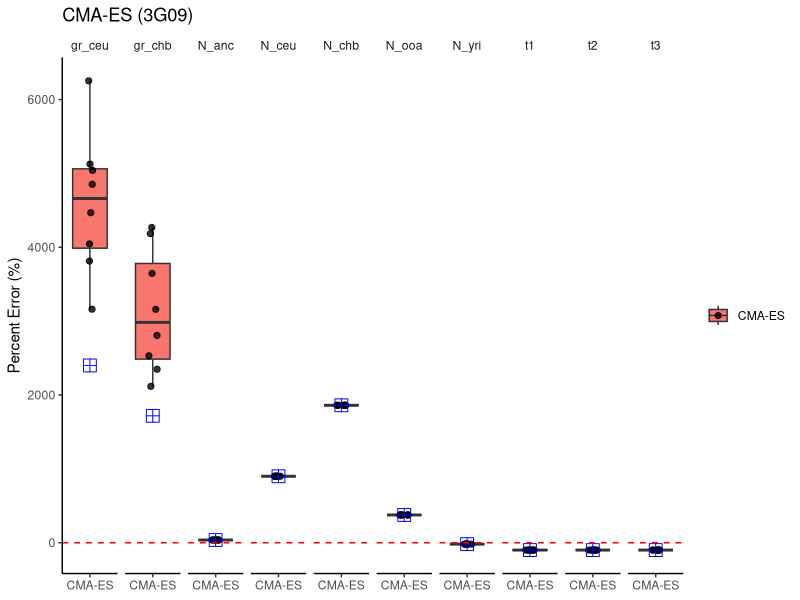
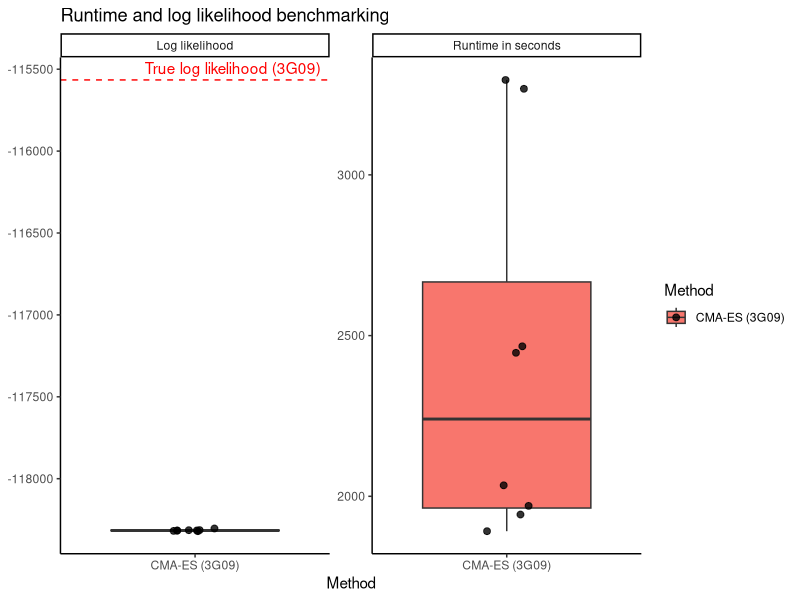
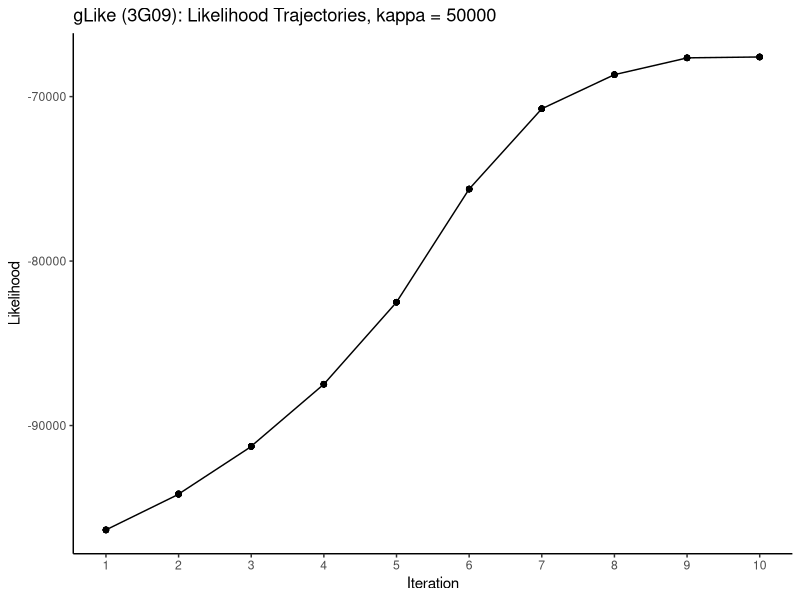
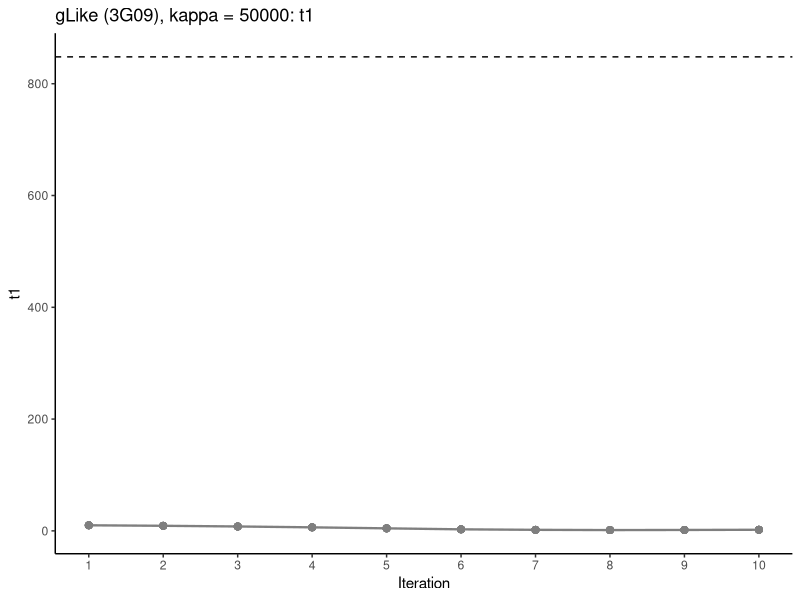
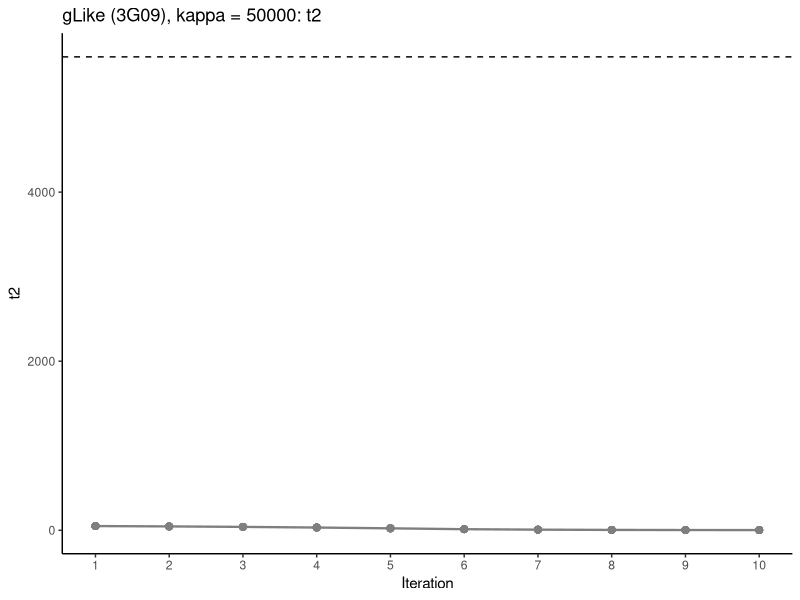
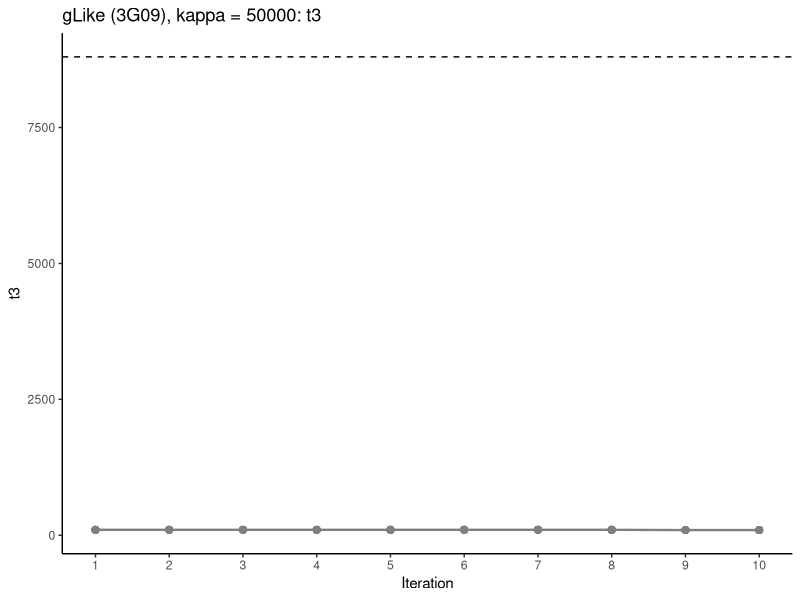
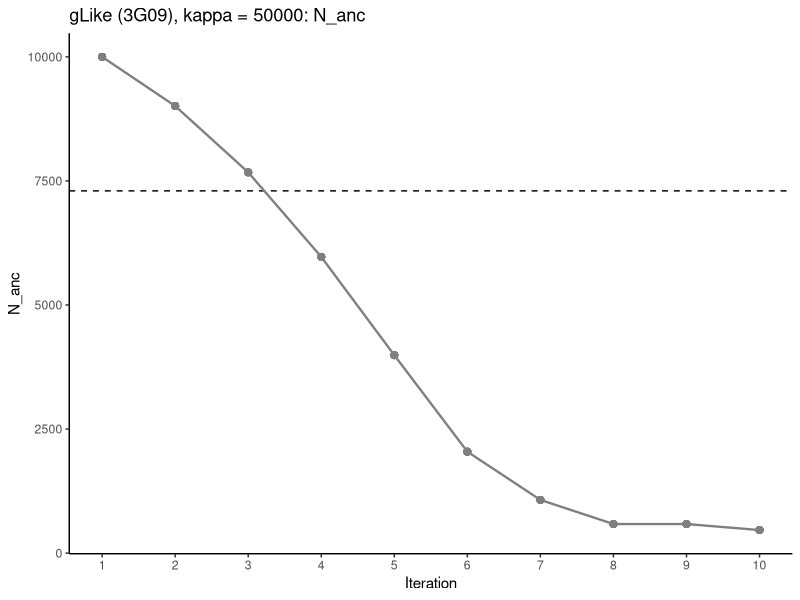
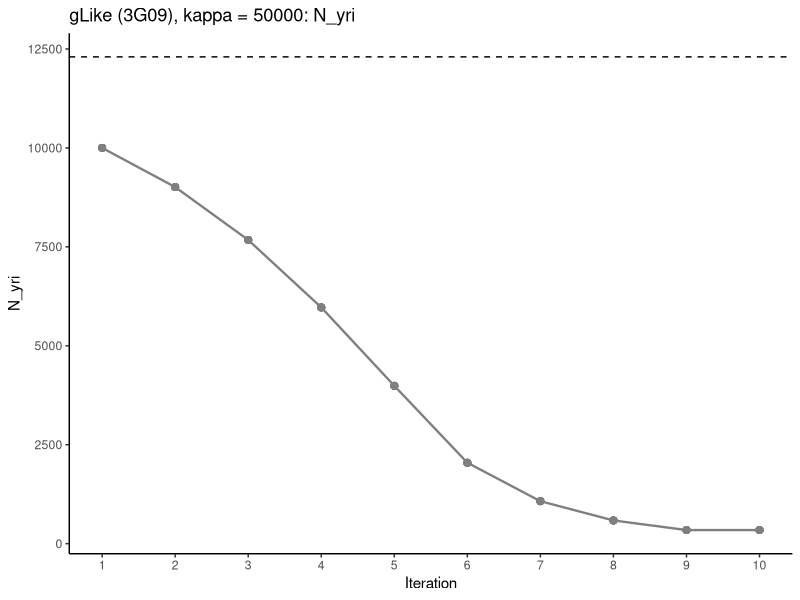

These charts were generated, in order, by the following R code:
setwd(dirname(rstudioapi::getActiveDocumentContext()$path))

library(ggplot2)
library(tidyr)
library(dplyr)
library(stringr)

## gLike (3G09)

true_values_3G09 <- c(
  t1 = 848,
  t2 = 5600,
  t3 = 8800,
  N_anc = 7300,
  N_yri = 12300,
  N_ooa = 2100,
  N_ceu = 1000,
  N_chb = 510,
  gr_ceu = 0.004,
  gr_chb = 0.0055
)

CMA_ES_3G09_benchmarks <- read.csv(
  "../opt_results_CMA_ES_3G09_no_m1/benchmarks.csv"
)

CMA_ES_3G09_params <- read.csv(
  "../opt_results_CMA_ES_3G09_no_m1/params.csv"
)


# ============================================================
# Parameter error plot
# ============================================================

# ============================================================
# Parameter error plot
# ============================================================

# Initial parameter values
x0 <- c(
  t1 = 10,
  t2 = 50,
  t3 = 100,
  N_anc = 10000,
  N_yri = 10000,
  N_ooa = 10000,
  N_ceu = 10000,
  N_chb = 10000,
  gr_ceu = 0.1,
  gr_chb = 0.1
)


# CMA-ES parameter data
param_data_CMA_ES <- CMA_ES_3G09_params |>
  mutate(
    method = "CMA-ES"
  )


# CMA-ES results
plot_data_CMA_ES <- param_data_CMA_ES |>
  pivot_longer(
    cols = c(
      t1, t2, t3,
      N_anc, N_yri, N_ooa, N_ceu, N_chb,
      gr_ceu, gr_chb
    ),
    names_to = "parameter",
    values_to = "value"
  ) |>
  mutate(
    true_value = true_values_3G09[parameter],
    percent_error = ((value - true_value) / true_value) * 100
  )


# Initial values
plot_data_x0 <- data.frame(
  parameter = names(x0),
  value = as.numeric(x0),
  method = "CMA-ES"
) |>
  mutate(
    true_value = true_values_3G09[parameter],
    percent_error = ((value - true_value) / true_value) * 100
  )


# Plot
ggplot(
  plot_data_CMA_ES,
  aes(
    x = method,
    y = percent_error,
    fill = method
  )
) +
  geom_boxplot(
    outlier.shape = NA
  ) +
  geom_jitter(
    width = 0.1,
    size = 1.8,
    alpha = 0.8
  ) +
  geom_point(
    data = plot_data_x0,
    aes(
      x = method,
      y = percent_error
    ),
    inherit.aes = FALSE,
    shape = 12,
    size = 4,
    color = "blue"
  ) +
  facet_wrap(
    ~ parameter,
    nrow = 1
  ) +
  geom_hline(
    yintercept = 0,
    color = "red",
    linetype = "dashed"
  ) +
  labs(
    x = NULL,
    y = "Percent Error (%)",
    fill = NULL
  ) +
  theme_classic() +
  theme(
    legend.position = "right",
    strip.background = element_blank()
  ) +
  ggtitle("CMA-ES (3G09)")


# ============================================================
# Runtime / likelihood benchmark plot
# ============================================================

true_logp_3G09 <- CMA_ES_3G09_benchmarks$true[1]


# Convert runtime strings such as
# "4h 10m 44.3s" to seconds
runtime_to_seconds <- function(x) {

  h <- as.numeric(
    str_extract(x, "\\d+(?:\\.\\d+)?(?=h)")
  )

  m <- as.numeric(
    str_extract(x, "\\d+(?:\\.\\d+)?(?=m)")
  )

  s <- as.numeric(
    str_extract(x, "\\d+(?:\\.\\d+)?(?=s)")
  )

  h[is.na(h)] <- 0
  m[is.na(m)] <- 0
  s[is.na(s)] <- 0

  h * 3600 + m * 60 + s
}


# First modify the benchmark data, then pivot it
benchmark_data <- CMA_ES_3G09_benchmarks |>
  mutate(
    Method = "CMA-ES (3G09)",
    runtime = runtime_to_seconds(runtime)
  ) |>
  pivot_longer(
    cols = c(runtime, logp),
    names_to = "metric",
    values_to = "value"
  )


# Plot runtime and likelihood
ggplot(
  benchmark_data,
  aes(
    x = Method,
    y = value,
    fill = Method
  )
) +
  geom_boxplot(
    outlier.shape = NA
  ) +
  geom_jitter(
    width = 0.1,
    size = 2,
    alpha = 0.8
  ) +
  facet_wrap(
    ~ metric,
    scales = "free_y",
    labeller = as_labeller(
      c(
        runtime = "Runtime in seconds",
        logp = "Log likelihood"
      )
    )
  ) +
  geom_hline(
    data = data.frame(
      metric = "logp",
      true_logp_3G09 = true_logp_3G09
    ),
    aes(
      yintercept = true_logp_3G09
    ),
    color = "red",
    linetype = "dashed"
  ) +
  geom_text(
    data = data.frame(
      metric = "logp",
      true_logp_3G09 = true_logp_3G09
    ),
    aes(
      x = Inf,
      y = true_logp_3G09,
      label = "True log likelihood (3G09)"
    ),
    color = "red",
    hjust = 1.05,
    vjust = -0.5,
    inherit.aes = FALSE
  ) +
  theme_classic() +
  theme(
    legend.position = "right"
  ) +
  ggtitle("Runtime and log likelihood benchmarking") +
  labs(
    y = NULL
  )

### Chronological
gLike_3G09_1 = read.csv('../Analysis/gLike_3G09_chronological_1.csv')
gLike_3G09_2 = read.csv('../Analysis/gLike_3G09_chronological_2.csv')
gLike_3G09_3 = read.csv('../Analysis/gLike_3G09_chronological_3.csv')
gLike_3G09_4 = read.csv('../Analysis/gLike_3G09_chronological_4.csv')
gLike_3G09_5 = read.csv('../Analysis/gLike_3G09_chronological_5.csv')
gLike_3G09_6 = read.csv('../Analysis/gLike_3G09_chronological_6.csv')
gLike_3G09_7 = read.csv('../Analysis/gLike_3G09_chronological_7.csv')
gLike_3G09_8 = read.csv('../Analysis/gLike_3G09_chronological_8.csv')
gLike_3G09_9 = read.csv('../Analysis/gLike_3G09_chronological_9.csv')
gLike_3G09_10 = read.csv('../Analysis/gLike_3G09_chronological_10.csv')

gLike_3G09_all <- bind_rows(
  mget(
    paste0("gLike_3G09_", 1:10)
  ),
  .id = "replicate"
) |>
  mutate(
    replicate = as.integer(replicate),
    iteration = row_number(),
    .by = replicate
  )

# ------------------------------------------------------------
# Parameters to plot
# ------------------------------------------------------------

parameters_3G09 <- c(
  "t1", "t2", "t3",
  "N_anc", "N_yri", "N_ooa", "N_ceu", "N_chb",
  "gr_ceu", "gr_chb"
)

# ------------------------------------------------------------
# Convert parameters to long format
# ------------------------------------------------------------

plot_data_3G09 <- gLike_3G09_all |>
  pivot_longer(
    cols = any_of(parameters_3G09),
    names_to = "parameter",
    values_to = "value"
  )

ggplot(
  gLike_3G09_all,
  aes(
    x = iteration,
    y = log_likelihood,
    group = replicate
  )
) +
  geom_line() +
  geom_point() +
  scale_x_continuous(
    breaks = 1:10
  ) +
  labs(
    x = "Iteration",
    y = "Likelihood"
  ) +
  theme_classic() +
  theme(
    strip.background = element_blank()
  ) +
  ggtitle("gLike (3G09): Likelihood Trajectories, kappa = 50000")

true_values_3G09 <- c(
  t1 = 848,
  t2 = 5600,
  t3 = 8800,
  N_anc = 7300,
  N_yri = 12300,
  N_ooa = 2100,
  N_ceu = 1000,
  N_chb = 510,
  gr_ceu = 0.004,
  gr_chb = 0.0055
)

parameter_plots <- list()

for (param in parameters_3G09) {

  plot_data <- gLike_3G09_all |>
    select(replicate, iteration, all_of(param)) |>
    rename(value = all_of(param))

  parameter_plots[[param]] <- ggplot(
    plot_data,
    aes(
      x = iteration,
      y = value,
      group = replicate,
      color = replicate
    )
  ) +
    geom_hline(
      yintercept = true_values_3G09[[param]],
      linetype = "dashed",
      color = "black"
    ) +
    geom_line(linewidth = 0.8) +
    geom_point(size = 2) +
    scale_x_continuous(
      breaks = 1:10
    ) +
    labs(
      title = paste("gLike (3G09), kappa = 50000:", param),
      x = "Iteration",
      y = param,
      color = "Replicate"
    ) +
    theme_classic()
}

for (param in parameters_3G09) {
  print(parameter_plots[[param]])
}
